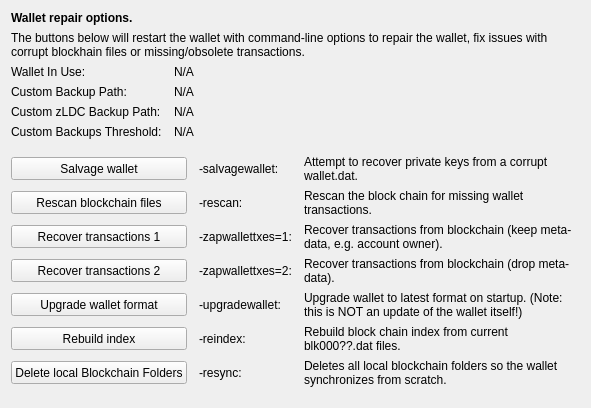
     <widget class="QWidget" name="tab_repair">
      <attribute name="title">
       <string>&amp;Wallet Repair</string>
      </attribute>
      <layout class="QGridLayout" name="gridLayout_4" columnstretch="0,0,0,0">
       <property name="horizontalSpacing">
        <number>12</number>
       </property>
       <item row="0" column="0" colspan="4">
        <widget class="QLabel" name="label_repair_header">
         <property name="font">
          <font>
           <weight>75</weight>
           <bold>true</bold>
          </font>
         </property>
         <property name="text">
          <string>Wallet repair options.</string>
         </property>
        </widget>
       </item>
       <item row="1" column="0" colspan="4">
        <widget class="QLabel" name="label_repair_helptext">
         <property name="font">
          <font>
           <weight>50</weight>
           <bold>false</bold>
          </font>
         </property>
         <property name="text">
          <string>The buttons below will restart the wallet with command-line options to repair the wallet, fix issues with corrupt blockhain files or missing/obsolete transactions.</string>
         </property>
         <property name="wordWrap">
          <bool>true</bool>
         </property>
        </widget>
       </item>
       <item row="2" column="0">
        <widget class="QLabel" name="wallet_path_label">
         <property name="text">
          <string>Wallet In Use:</string>
         </property>
        </widget>
       </item>
       <item row="2" column="1" colspan="3">
        <widget class="QLabel" name="wallet_path">
         <property name="cursor">
          <cursorShape>IBeamCursor</cursorShape>
         </property>
         <property name="text">
          <string>N/A</string>
         </property>
         <property name="textFormat">
          <enum>Qt::PlainText</enum>
         </property>
         <property name="textInteractionFlags">
          <set>Qt::LinksAccessibleByMouse|Qt::TextSelectableByKeyboard|Qt::TextSelectableByMouse</set>
         </property>
        </widget>
       </item>
       <item row="3" column="0">
        <widget class="QLabel" name="wallet_custombackuppath_label">
         <property name="text">
          <string>Custom Backup Path:</string>
         </property>
         <property name="visible">
          <bool>false</bool>
         </property>
        </widget>
       </item>
       <item row="3" column="1" colspan="3">
        <widget class="QLabel" name="wallet_custombackuppath">
         <property name="cursor">
          <cursorShape>IBeamCursor</cursorShape>
         </property>
         <property name="text">
          <string>N/A</string>
         </property>
         <property name="textFormat">
          <enum>Qt::PlainText</enum>
         </property>
         <property name="textInteractionFlags">
          <set>Qt::LinksAccessibleByMouse|Qt::TextSelectableByKeyboard|Qt::TextSelectableByMouse</set>
         </property>
         <property name="visible">
          <bool>false</bool>
         </property>
        </widget>
       </item>
       <item row="4" column="0">
        <widget class="QLabel" name="wallet_customzldcbackuppath_label">
         <property name="text">
          <string>Custom zLDC Backup Path:</string>
         </property>
         <property name="visible">
          <bool>false</bool>
         </property>
        </widget>
       </item>
       <item row="4" column="1" colspan="3">
        <widget class="QLabel" name="wallet_customzldcbackuppath">
         <property name="cursor">
          <cursorShape>IBeamCursor</cursorShape>
         </property>
         <property name="text">
          <string>N/A</string>
         </property>
         <property name="textFormat">
          <enum>Qt::PlainText</enum>
         </property>
         <property name="textInteractionFlags">
          <set>Qt::LinksAccessibleByMouse|Qt::TextSelectableByKeyboard|Qt::TextSelectableByMouse</set>
         </property>
         <property name="visible">
          <bool>false</bool>
         </property>
        </widget>
       </item>
       <item row="5" column="0">
        <widget class="QLabel" name="wallet_custombackupthreshold_label">
         <property name="text">
          <string>Custom Backups Threshold:</string>
         </property>
         <property name="visible">
          <bool>false</bool>
         </property>
        </widget>
       </item>
       <item row="5" column="1" colspan="3">
        <widget class="QLabel" name="wallet_custombackupthreshold">
         <property name="cursor">
          <cursorShape>IBeamCursor</cursorShape>
         </property>
         <property name="text">
          <string>N/A</string>
         </property>
         <property name="textFormat">
          <enum>Qt::PlainText</enum>
         </property>
         <property name="textInteractionFlags">
          <set>Qt::LinksAccessibleByMouse|Qt::TextSelectableByKeyboard|Qt::TextSelectableByMouse</set>
         </property>
         <property name="visible">
          <bool>false</bool>
         </property>
        </widget>
       </item>
       <item row="6" column="0">
        <spacer name="verticalSpacer_repair1">
         <property name="orientation">
          <enum>Qt::Vertical</enum>
         </property>
         <property name="sizeHint" stdset="0">
          <size>
           <width>10</width>
           <height>10</height>
          </size>
         </property>
        </spacer>
       </item>
       <item row="7" column="0" colspan="2">
        <widget class="QPushButton" name="btn_salvagewallet">
         <property name="minimumSize">
          <size>
           <width>100</width>
           <height>23</height>
          </size>
         </property>
         <property name="text">
          <string>Salvage wallet</string>
         </property>
        </widget>
       </item>
       <item row="7" column="2">
        <widget class="QLabel" name="label_repair_salvage_command">
         <property name="text">
          <string notr="true">-salvagewallet:</string>
         </property>
        </widget>
       </item>
       <item row="7" column="3">
        <widget class="QLabel" name="label_repair_salvage">
         <property name="text">
          <string>Attempt to recover private keys from a corrupt wallet.dat.</string>
         </property>
         <property name="wordWrap">
          <bool>true</bool>
         </property>
        </widget>
       </item>
       <item row="8" column="0" colspan="2">
        <widget class="QPushButton" name="btn_rescan">
         <property name="minimumSize">
          <size>
           <width>100</width>
           <height>23</height>
          </size>
         </property>
         <property name="text">
          <string>Rescan blockchain files</string>
         </property>
        </widget>
       </item>
       <item row="8" column="2">
        <widget class="QLabel" name="label_repair_rescan_command">
         <property name="text">
          <string notr="true">-rescan:</string>
         </property>
        </widget>
       </item>
       <item row="8" column="3">
        <widget class="QLabel" name="label_repair_rescan">
         <property name="text">
          <string>Rescan the block chain for missing wallet transactions.</string>
         </property>
         <property name="wordWrap">
          <bool>true</bool>
         </property>
        </widget>
       </item>
       <item row="9" column="0" colspan="2">
        <widget class="QPushButton" name="btn_zapwallettxes1">
         <property name="minimumSize">
          <size>
           <width>100</width>
           <height>23</height>
          </size>
         </property>
         <property name="text">
          <string>Recover transactions 1</string>
         </property>
        </widget>
       </item>
       <item row="9" column="2">
        <widget class="QLabel" name="label_repair_zap1_command">
         <property name="text">
          <string notr="true">-zapwallettxes=1:</string>
         </property>
        </widget>
       </item>
       <item row="9" column="3">
        <widget class="QLabel" name="label_repair_zap1">
         <property name="text">
          <string>Recover transactions from blockchain (keep meta-data, e.g. account owner).</string>
         </property>
         <property name="wordWrap">
          <bool>true</bool>
         </property>
        </widget>
       </item>
       <item row="10" column="0" colspan="2">
        <widget class="QPushButton" name="btn_zapwallettxes2">
         <property name="minimumSize">
          <size>
           <width>100</width>
           <height>23</height>
          </size>
         </property>
         <property name="text">
          <string>Recover transactions 2</string>
         </property>
        </widget>
       </item>
       <item row="10" column="2">
        <widget class="QLabel" name="label_repair_zap2_command">
         <property name="text">
          <string notr="true">-zapwallettxes=2:</string>
         </property>
        </widget>
       </item>
       <item row="10" column="3">
        <widget class="QLabel" name="label_repair_zap2">
         <property name="text">
          <string>Recover transactions from blockchain (drop meta-data).</string>
         </property>
         <property name="wordWrap">
          <bool>true</bool>
         </property>
        </widget>
       </item>
       <item row="11" column="0" colspan="2">
        <widget class="QPushButton" name="btn_upgradewallet">
         <property name="minimumSize">
          <size>
           <width>100</width>
           <height>23</height>
          </size>
         </property>
         <property name="text">
          <string>Upgrade wallet format</string>
         </property>
        </widget>
       </item>
       <item row="11" column="2">
        <widget class="QLabel" name="label_repair_upgrade_command">
         <property name="text">
          <string notr="true">-upgradewallet:</string>
         </property>
        </widget>
       </item>
       <item row="11" column="3">
        <widget class="QLabel" name="label_repair_upgrade">
         <property name="text">
          <string>Upgrade wallet to latest format on startup. (Note: this is NOT an update of the wallet itself!)</string>
         </property>
         <property name="wordWrap">
          <bool>true</bool>
         </property>
        </widget>
       </item>
       <item row="12" column="0" colspan="2">
        <widget class="QPushButton" name="btn_reindex">
         <property name="minimumSize">
          <size>
           <width>100</width>
           <height>23</height>
          </size>
         </property>
         <property name="text">
          <string>Rebuild index</string>
         </property>
        </widget>
       </item>
       <item row="12" column="2">
        <widget class="QLabel" name="label_repair_reindex_command">
         <property name="text">
          <string notr="true">-reindex:</string>
         </property>
        </widget>
       </item>
       <item row="12" column="3">
        <widget class="QLabel" name="label_repair_reindex">
         <property name="text">
          <string>Rebuild block chain index from current blk000??.dat files.</string>
         </property>
         <property name="wordWrap">
          <bool>true</bool>
         </property>
        </widget>
       </item>
       <item row="13" column="0" colspan="2">
        <widget class="QPushButton" name="btn_resync">
         <property name="minimumSize">
          <size>
           <width>100</width>
           <height>23</height>
          </size>
         </property>
         <property name="text">
          <string>Delete local Blockchain Folders</string>
         </property>
        </widget>
       </item>
       <item row="13" column="2">
        <widget class="QLabel" name="label_repair_resync_command">
         <property name="text">
          <string>-resync:</string>
         </property>
        </widget>
       </item>
       <item row="13" column="3">
        <widget class="QLabel" name="label_repair_resync">
         <property name="text">
          <string>Deletes all local blockchain folders so the wallet synchronizes from scratch.</string>
         </property>
         <property name="wordWrap">
          <bool>true</bool>
         </property>
        </widget>
       </item>
       <item row="14" column="0">
        <spacer name="verticalSpacer_repair2">
         <property name="orientation">
          <enum>Qt::Vertical</enum>
         </property>
         <property name="sizeHint" stdset="0">
          <size>
           <width>20</width>
           <height>10</height>
          </size>
         </property>
        </spacer>
       </item>
      </layout>
     </widget>
